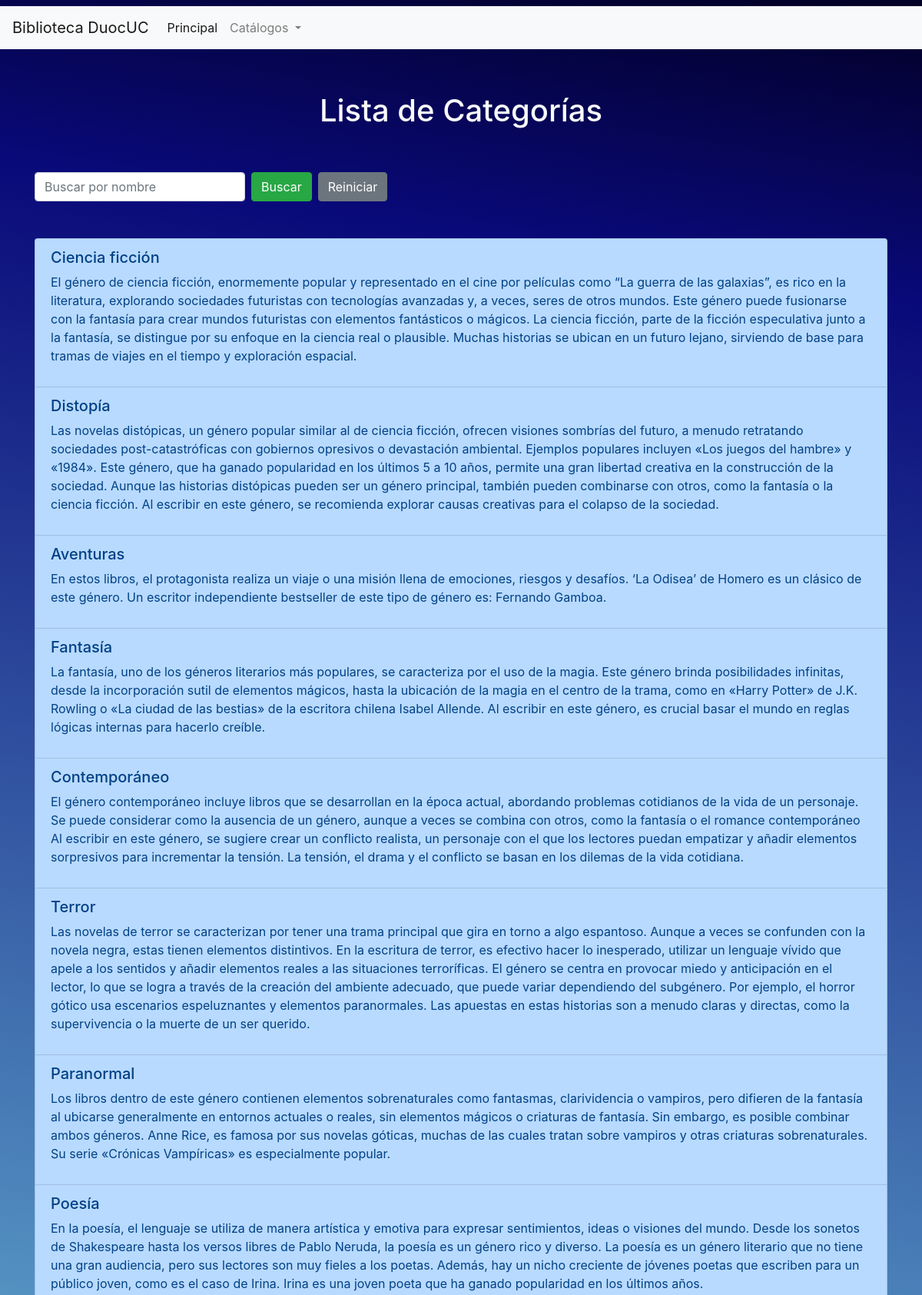
Page /categorias/ (upper part) on the committed database.
### Biblioteca/models.py (models this page shows)
class NavItem (models.Model):
    idNavItem = models.AutoField(db_column="id_nav_item", primary_key=True)
    titulo = models.CharField(max_length=50)
    url = models.CharField(max_length=150)

class Categoria (models.Model):
    idCategoria = models.AutoField(db_column="id_categoria", primary_key=True)
    nombre = models.CharField(max_length=100)
    descripcion = models.TextField()

### Biblioteca/views.py (the view)
# urls.py: path('categorias/', views.categorias, name="categorias"),
def categorias(request):
    navItem = NavItem.objects.all
    query = request.GET.get('q', '')
    if query:
        categorias = Categoria.objects.filter(nombre__icontains=query)
    else:
        categorias = Categoria.objects.all()
    context = {
        'categorias': categorias,
        "NavItem": navItem,
    }
    return render(request, 'Biblioteca/categorias.html', context)

### Biblioteca/templates/Biblioteca/categorias.html (shortened to what this page needs)
<!DOCTYPE html>
<html lang="en">
  <head>
    <link
      rel="stylesheet"
      href="https://cdn.jsdelivr.net/npm/bootstrap@4.6.2/dist/css/bootstrap.min.css"
    />
    <link href="https://unpkg.com/aos@2.3.1/dist/aos.css" rel="stylesheet" />
  </head>
  <body>
    <nav class="navbar navbar-expand-lg navbar-light bg-light my-2">
      {%for navItem in NavItem %}
        {%if navItem.idNavItem == 1 %}
          <a class="navbar-brand" href="{{navItem.url}}">{{navItem.titulo}}</a>
        {%endif%}
      {%endfor%}
      <div class="collapse navbar-collapse" id="navbarSupportedContent">
        <ul class="navbar-nav mr-auto">
          <li class="nav-item active">
            {%for navItem in NavItem %}
              {%if navItem.idNavItem == 2 %}
                <a class="nav-link" href="{{navItem.url}}">{{navItem.titulo}}<span class="sr-only">(current)</span></a>
              {%endif%}
            {%endfor%}
          </li>
          <li class="nav-item dropdown">
            <a
              class="nav-link dropdown-toggle"
              role="button"
              data-toggle="dropdown"
              aria-expanded="false"
            >
              Catálogos
            </a>
          </li>
        </ul>
      </div>
    </nav>
    <div class="container content">
      <div class="row my-5">
        <div class="col-lg-12">
          <h1 class="text-center text-light">Lista de Categorías</h1>
        </div>
      </div>
      <div class="row">
        <div class="col-lg-12">
          <form
            class="form-inline my-2 my-lg-0"
            id="searchForm"
            method="GET"
            action="{% url 'categorias' %}"
          >
            <input
              class="form-control mr-sm-2"
              id="searchInput"
              name="q"
              type="search"
              placeholder="Buscar por nombre"
              aria-label="Search"
              value="{{ request.GET.q }}"
            />
            <button class="btn btn-success my-2 my-sm-0" type="submit">
              Buscar
            </button>
            <button
              class="btn btn-secondary my-2 my-sm-0 ml-2"
              type="button"
              id="resetButton"
            >
              Reiniciar
            </button>
          </form>
        </div>
      </div>
      <div class="row my-5">
        <div class="col-lg-12">
          <div data-aos="zoom-in">
            <ul class="list-group">
              {% for categoria in categorias %}
              <li class="list-group-item list-group-item-primary">
                <h5>{{ categoria.nombre }}</h5>
                <p>{{ categoria.descripcion }}</p>
              </li>
              {% empty %}
              <li class="list-group-item text-center">
                No se encontraron categorías.
              </li>
              {% endfor %}
            </ul>
          </div>
        </div>
      </div>
    </div>
  </body>
</html>

### Biblioteca/templates/Biblioteca/categorias.html (style rules this page uses)
html, body { height: 100%; margin: 0; }
body { display: flex; flex-direction: column; background: rgb(2, 0, 36); background: linear-gradient( 189deg, rgba(2, 0, 36, 1) 0%, rgba(9, 9, 121, 1) 12%, rgba(117, 207, 226, 1) 78% ); background-repeat: no-repeat; background-attachment: fixed; background-size: cover; }
.content { flex: 1 0 auto; }

### rows in the picture
NavItem: titulo "Biblioteca DuocUC"
NavItem: titulo "Principal"
Categoria: nombre "Ciencia ficción", descripcion "El género de ciencia ficción, enormemente popular y representado en el cine por películas como “La guerra de las galaxias”, es rico en la literatura, explorando sociedades futuristas con tecnologías avanzadas y, a veces, seres de otros mundos. Este género puede fusionarse con la fantasía para crear mundos futuristas con elementos fantásticos o mágicos. La ciencia ficción, parte de la ficción especulativa junto a la fantasía, se distingue por su enfoque en la ciencia real o plausible. Muchas historias se ubican en un futuro lejano, sirviendo de base para tramas de viajes en el tiempo y exploración espacial."
Categoria: nombre "Distopía", descripcion "Las novelas distópicas, un género popular similar al de ciencia ficción, ofrecen visiones sombrías del futuro, a menudo retratando sociedades post-catastróficas con gobiernos opresivos o devastación ambiental. Ejemplos populares incluyen «Los juegos del hambre» y «1984». Este género, que ha ganado popularidad en los últimos 5 a 10 años, permite una gran libertad creativa en la construcción de la sociedad. Aunque las historias distópicas pueden ser un género principal, también pueden combinarse con otros, como la fantasía o la ciencia ficción. Al escribir en este género, se recomienda explorar causas creativas para el colapso de la sociedad."
Categoria: nombre "Aventuras", descripcion "En estos libros, el protagonista realiza un viaje o una misión llena de emociones, riesgos y desafíos. ‘La Odisea’ de Homero es un clásico de este género. Un escritor independiente bestseller de este tipo de género es: Fernando Gamboa."
Categoria: nombre "Fantasía", descripcion "La fantasía, uno de los géneros literarios más populares, se caracteriza por el uso de la magia. Este género brinda posibilidades infinitas, desde la incorporación sutil de elementos mágicos, hasta la ubicación de la magia en el centro de la trama, como en «Harry Potter» de J.K. Rowling o «La ciudad de las bestias» de la escritora chilena Isabel Allende. Al escribir en este género, es crucial basar el mundo en reglas lógicas internas para hacerlo creíble."
Categoria: nombre "Contemporáneo", descripcion "El género contemporáneo incluye libros que se desarrollan en la época actual, abordando problemas cotidianos de la vida de un personaje. Se puede considerar como la ausencia de un género, aunque a veces se combina con otros, como la fantasía o el romance contemporáneo Al escribir en este género, se sugiere crear un conflicto realista, un personaje con el que los lectores puedan empatizar y añadir elementos sorpresivos para incrementar la tensión. La tensión, el drama y el conflicto se basan en los dilemas de la vida cotidiana."
Categoria: nombre "Terror", descripcion "Las novelas de terror se caracterizan por tener una trama principal que gira en torno a algo espantoso. Aunque a veces se confunden con la novela negra, estas tienen elementos distintivos. En la escritura de terror, es efectivo hacer lo inesperado, utilizar un lenguaje vívido que apele a los sentidos y añadir elementos reales a las situaciones terroríficas. El género se centra en provocar miedo y anticipación en el lector, lo que se logra a través de la creación del ambiente adecuado, que puede variar dependiendo del subgénero. Por ejemplo, el horror gótico usa escenarios espeluznantes y elementos paranormales. Las apuestas en estas historias son a menudo claras y directas, como la…"
Categoria: nombre "Paranormal", descripcion "Los libros dentro de este género contienen elementos sobrenaturales como fantasmas, clarividencia o vampiros, pero difieren de la fantasía al ubicarse generalmente en entornos actuales o reales, sin elementos mágicos o criaturas de fantasía. Sin embargo, es posible combinar ambos géneros. Anne Rice, es famosa por sus novelas góticas, muchas de las cuales tratan sobre vampiros y otras criaturas sobrenaturales. Su serie «Crónicas Vampíricas» es especialmente popular."
Categoria: nombre "Poesía", descripcion "En la poesía, el lenguaje se utiliza de manera artística y emotiva para expresar sentimientos, ideas o visiones del mundo. Desde los sonetos de Shakespeare hasta los versos libres de Pablo Neruda, la poesía es un género rico y diverso. La poesía es un género literario que no tiene una gran audiencia, pero sus lectores son muy fieles a los poetas. Además, hay un nicho creciente de jóvenes poetas que escriben para un público joven, como es el caso de Irina. Irina es una joven poeta que ha ganado popularidad en los últimos años."
